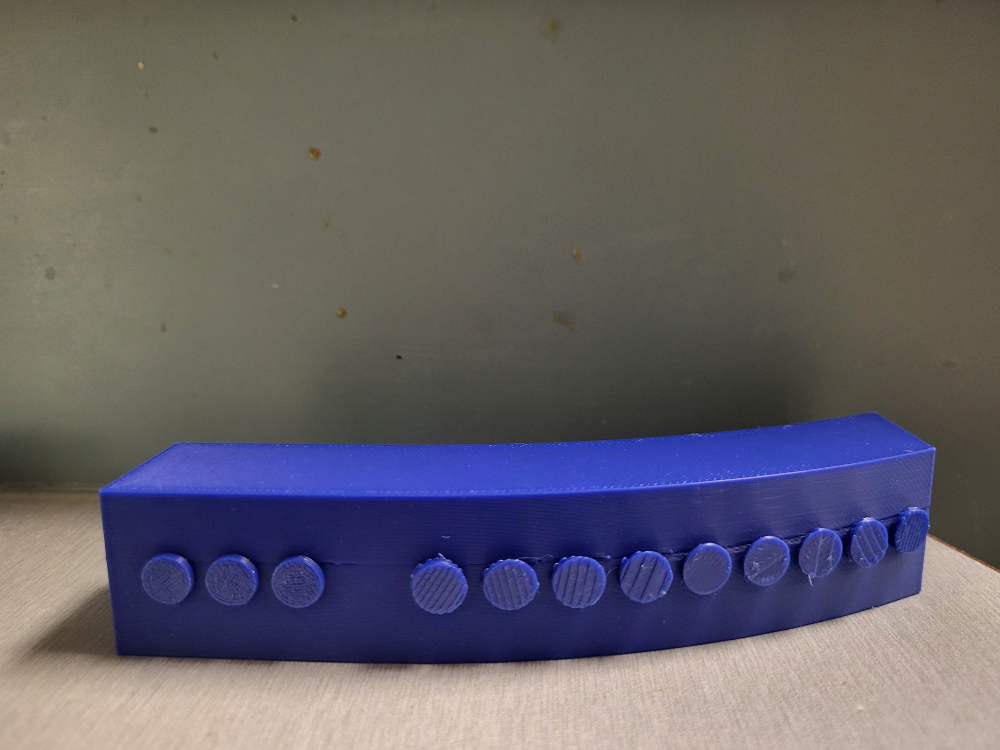
#> input picture Photos-3-001/20260503_230616.jpg, 4000 x 3000 px (shown at 1/4 size)
$ python -i detect_rivets.py   (imports and definitions only)
#> lines starting #> are read from the running program, lines starting #| are printed output that depends on the picture; after the words box and inside, x2 and y2 are one past the last pixel; in counts of white or black regions, pixels touching at a corner belong together
#> further down, picture is the input picture: shape (3000, 4000, 3); mean B, G, R 102.7, 97.2, 101.2
#!/usr/bin/env python3
"""AI-Based Detection of Low-Contrast Rivets - Midterm Baseline + Optional AI/GPU.

This script detects low-contrast rivets on a same-color 3D printed base.
It supports:
- Classical OpenCV baseline pipeline.
- Optional AI/GPU preprocessing via PyTorch (--ai-preprocess, --device cuda).

Example:
    python detect_rivets.py --folder "C:/Users/Will/Desktop/INDE 599/Photos-3-001" --output outputs --debug
    python detect_rivets.py --folder "C:/Users/Will/Desktop/INDE 599/Photos-3-001" --output outputs --debug --ai-preprocess --device cuda
"""


from __future__ import annotations

import argparse
import csv
import importlib
import importlib.util
from dataclasses import dataclass
from pathlib import Path
from typing import Iterable, Optional

import cv2
import numpy as np


@dataclass
class Detection:
    """One rivet detection in ROI coordinates."""

    x: float
    y: float
    r: float
    score: float
    method: str = "hough"


@dataclass
class DetectionResult:
    """Final result for one processed image."""

    image_path: Path
    output_path: Path
    detections: list[Detection]
    roi_xywh: tuple[int, int, int, int]
    scale: float


# [9 lines left out: function resize_keep_aspect, not called in this run]


def find_blue_object_roi(
    image: np.ndarray,
    front_band: tuple[float, float] = (0.18, 0.88),
) -> tuple[tuple[int, int, int, int], np.ndarray]:
#> called with front_band = (0.18, 0.88)
    hsv = cv2.cvtColor(image, cv2.COLOR_BGR2HSV)
#> hsv: shape (3000, 4000, 3); mean H, S, V 44.7, 69.3, 118.1

    lower_blue = np.array([85, 35, 20], dtype=np.uint8)
    upper_blue = np.array([145, 255, 255], dtype=np.uint8)
    mask = cv2.inRange(hsv, lower_blue, upper_blue)
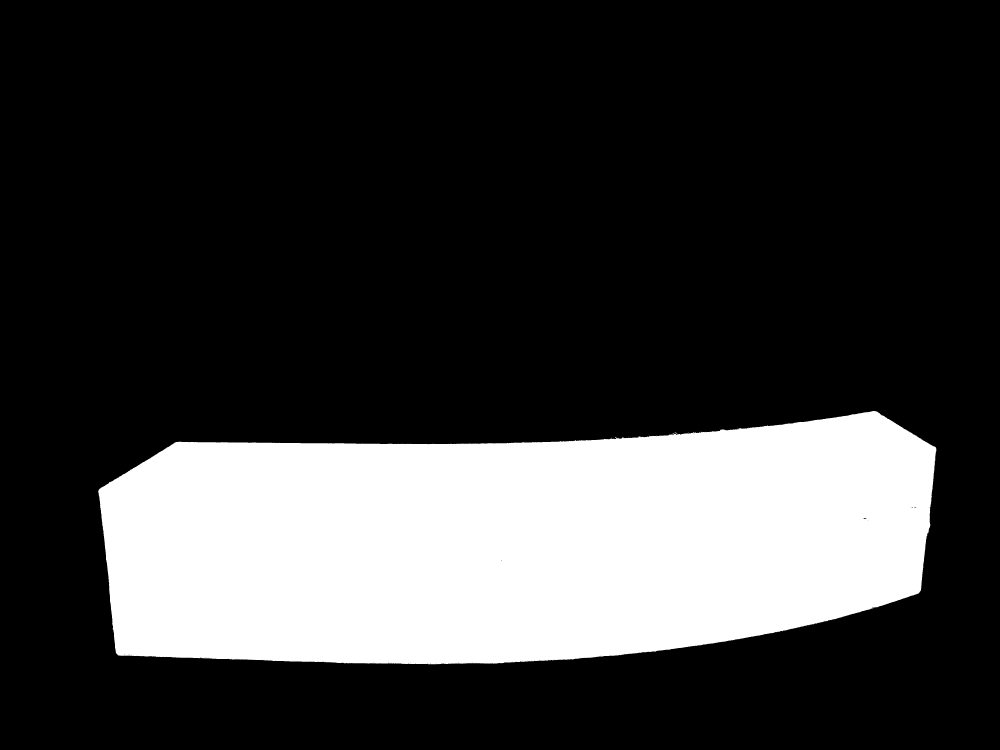
#> mask: shape (3000, 4000) (shown at 1/4 size); 23% white; 17 white regions (16 under 20 px), largest, box (x1, y1, x2, y2) and area: (393, 1644, 3746, 2657) 2763002

    kernel = cv2.getStructuringElement(cv2.MORPH_ELLIPSE, (9, 9))
    mask = cv2.morphologyEx(mask, cv2.MORPH_CLOSE, kernel, iterations=2)
#> mask: shape (3000, 4000); 23% white; 1 white region, box (x1, y1, x2, y2) and area: (393, 1644, 3746, 2657) 2764122
    mask = cv2.morphologyEx(mask, cv2.MORPH_OPEN, kernel, iterations=1)
#> mask: shape (3000, 4000); 23% white; 1 white region

    contours, _ = cv2.findContours(mask, cv2.RETR_EXTERNAL, cv2.CHAIN_APPROX_SIMPLE)
#> contours = 1 contour; box (x1, y1, x2, y2) and area: (393, 1644, 3745, 2657) 2760142
    if not contours:
        h, w = image.shape[:2]
        return (0, 0, w, h), mask

    largest = max(contours, key=cv2.contourArea)
#> largest = contour of 2919 points, box (x1, y1, x2, y2) (393, 1644, 3745, 2657), area 2760142
    x, y, w, h = cv2.boundingRect(largest)
#> x = 393; y = 1644; w = 3352; h = 1013

    pad_x = int(0.03 * w)
#> pad_x = 100
    pad_y = int(0.03 * h)
#> pad_y = 30
    x = max(0, x - pad_x)
#> x = 293
    y = max(0, y - pad_y)
#> y = 1614
    w = min(image.shape[1] - x, w + 2 * pad_x)
#> w = 3552
    h = min(image.shape[0] - y, h + 2 * pad_y)
#> h = 1073

    start_frac, end_frac = front_band
    y0 = y + int(start_frac * h)
#> y0 = 1807
    y1 = y + int(end_frac * h)
#> y1 = 2558
    y0 = max(0, min(image.shape[0] - 1, y0))
    y1 = max(y0 + 1, min(image.shape[0], y1))

    return (x, y0, w, y1 - y0), mask


# [476 lines left out: functions preprocess_roi, preprocess_roi_torch, circle_score, hough_circle_candidates, contour_ellipse_candidates, non_max_suppression and 8 more, not called in this run]


def image_files_from_folder(folder: Path) -> list[Path]:
    extensions = {".jpg", ".jpeg", ".png", ".bmp", ".tif", ".tiff"}
    return sorted(p for p in folder.iterdir() if p.suffix.lower() in extensions)


# [98 lines left out: functions build_arg_parser, main, not called in this run]


# [2 lines not run here, left out]

>>> import cv2
>>> picture = cv2.imread('Photos-3-001/20260503_230616.jpg')
>>> result = find_blue_object_roi(picture)

$ run again, on Photos-3-001/20260503_230651.jpg
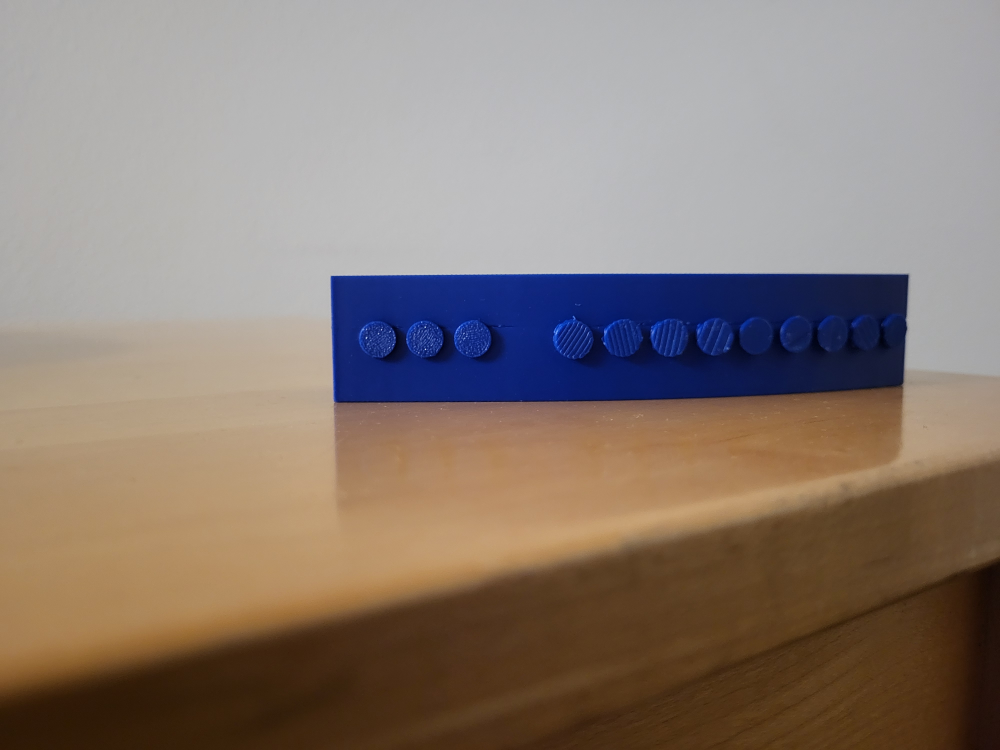
#> input picture Photos-3-001/20260503_230651.jpg, 4000 x 3000 px (shown at 1/4 size)
#> picture is the input picture: shape (3000, 4000, 3); mean B, G, R 116.2, 124.8, 138.5
#> hsv: shape (3000, 4000, 3); mean H, S, V 47.3, 89.9, 147.1
#> in find_blue_object_roi, `mask = cv2.inRange(hsv, lower_blue, upper_blue)`:
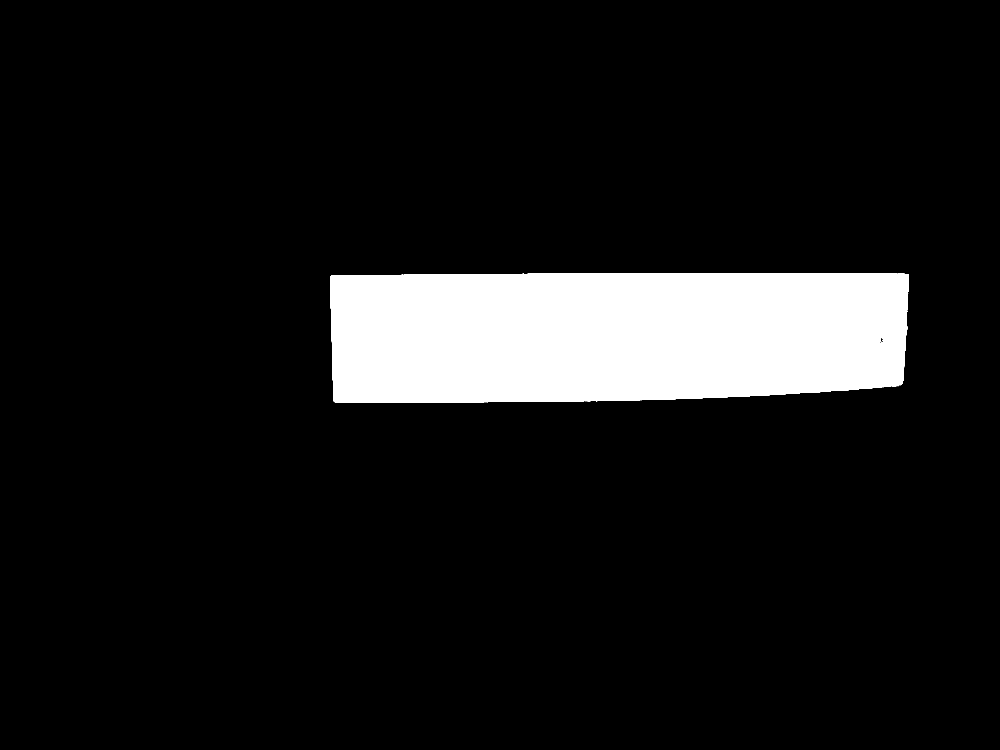
#> mask: shape (3000, 4000) (shown at 1/4 size); 9.5% white; 6 white regions (5 under 20 px), largest, box (x1, y1, x2, y2) and area: (1321, 1093, 3636, 1611) 1143253
#> contours = 1 contour; box (x1, y1, x2, y2) and area: (1321, 1093, 3636, 1611) 1140882
#> largest = contour of 638 points, box (x1, y1, x2, y2) (1321, 1093, 3636, 1611), area 1140882
#> in find_blue_object_roi, `x, y, w, h = cv2.boundingRect(largest)`: x = 1321; y = 1093; w = 2315; h = 518
#> pad_x = 69
#> pad_y = 15
#> in find_blue_object_roi, `x = max(0, x - pad_x)`: x = 1252
#> in find_blue_object_roi, `y = max(0, y - pad_y)`: y = 1078
#> in find_blue_object_roi, `w = min(image.shape[1] - x, w + 2 * pad_x)`: w = 2453
#> in find_blue_object_roi, `h = min(image.shape[0] - y, h + 2 * pad_y)`: h = 548
#> y0 = 1176
#> y1 = 1560

$ run again, on Photos-3-001/20260503_230655.jpg
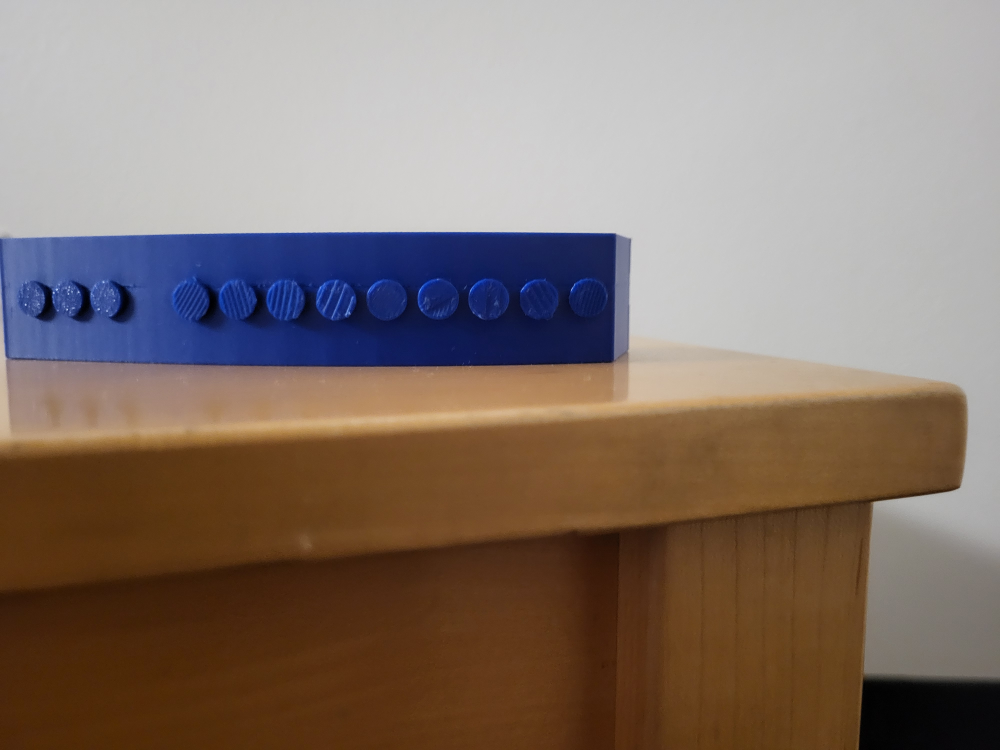
#> input picture Photos-3-001/20260503_230655.jpg, 4000 x 3000 px (shown at 1/4 size)
#> picture is the input picture: shape (3000, 4000, 3); mean B, G, R 110.4, 118.7, 133.8
#> hsv: shape (3000, 4000, 3); mean H, S, V 30.6, 101.5, 142.4
#> in find_blue_object_roi, `mask = cv2.inRange(hsv, lower_blue, upper_blue)`:
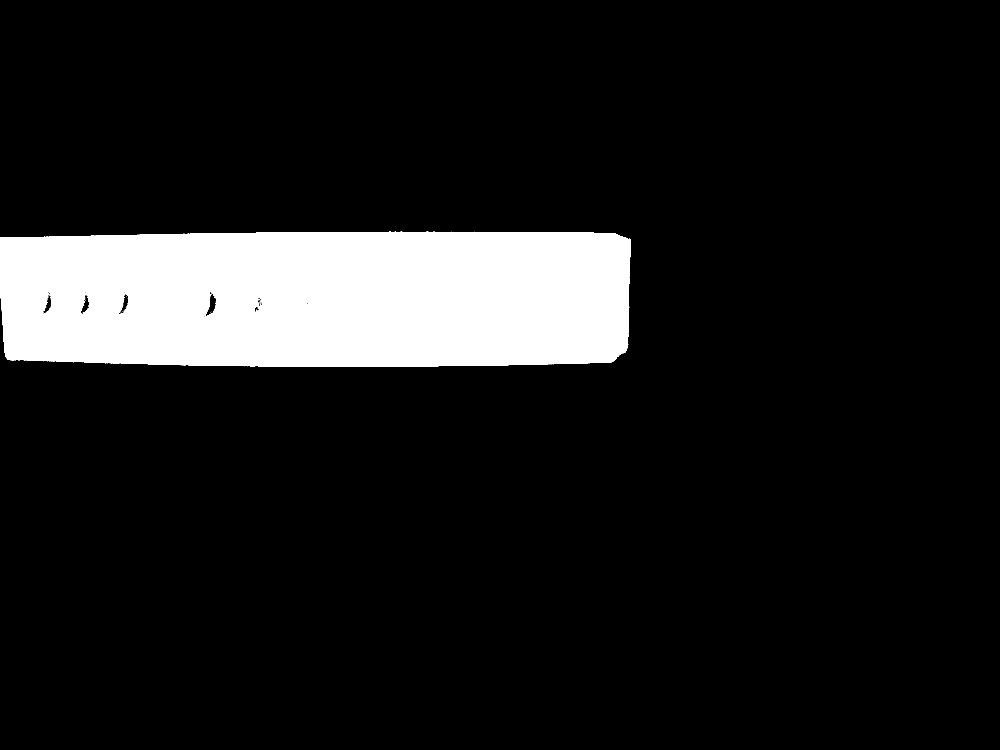
#> mask: shape (3000, 4000) (shown at 1/4 size); 10.9% white; 81 white regions (80 under 20 px), largest, box (x1, y1, x2, y2) and area: (0, 927, 2524, 1467) 1305929
#> contours = 1 contour; box (x1, y1, x2, y2) and area: (0, 927, 2523, 1467) 1311240
#> largest = contour of 927 points, box (x1, y1, x2, y2) (0, 927, 2523, 1467), area 1311240
#> in find_blue_object_roi, `x, y, w, h = cv2.boundingRect(largest)`: x = 0; y = 927; w = 2523; h = 540
#> pad_x = 75
#> pad_y = 16
#> in find_blue_object_roi, `y = max(0, y - pad_y)`: y = 911
#> in find_blue_object_roi, `w = min(image.shape[1] - x, w + 2 * pad_x)`: w = 2673
#> in find_blue_object_roi, `h = min(image.shape[0] - y, h + 2 * pad_y)`: h = 572
#> y0 = 1013
#> y1 = 1414

$ run again, on Photos-3-001/20260503_230701.jpg
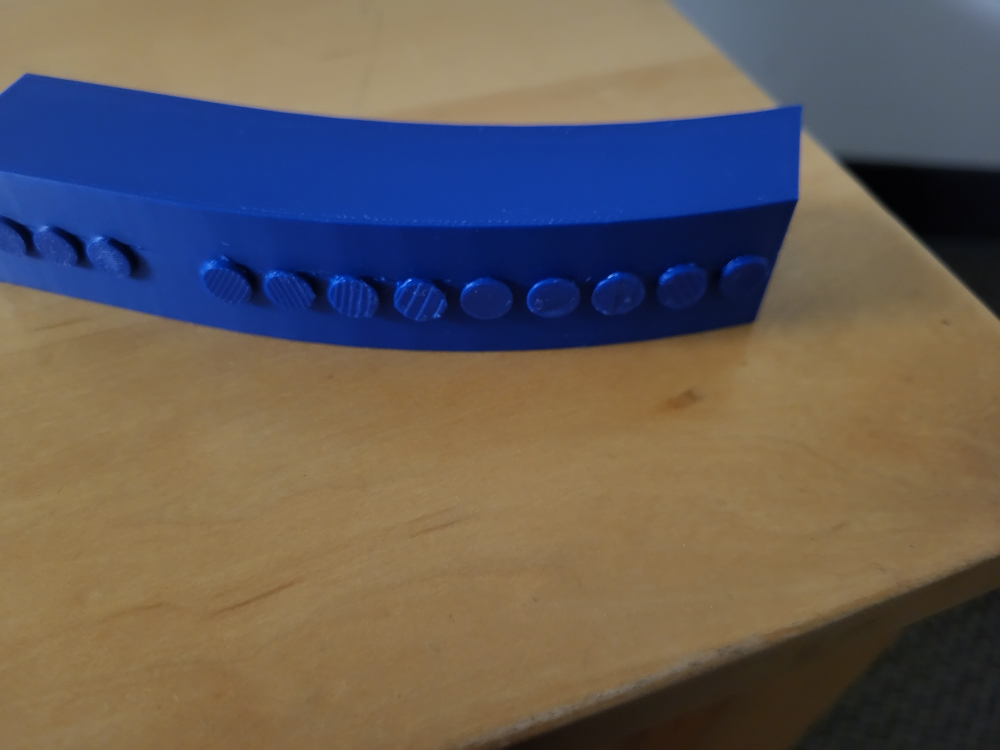
#> input picture Photos-3-001/20260503_230701.jpg, 4000 x 3000 px (shown at 1/4 size)
#> picture is the input picture: shape (3000, 4000, 3); mean B, G, R 89.1, 93.3, 101.6
#> hsv: shape (3000, 4000, 3); mean H, S, V 47.4, 130.3, 128.5
#> in find_blue_object_roi, `mask = cv2.inRange(hsv, lower_blue, upper_blue)`:
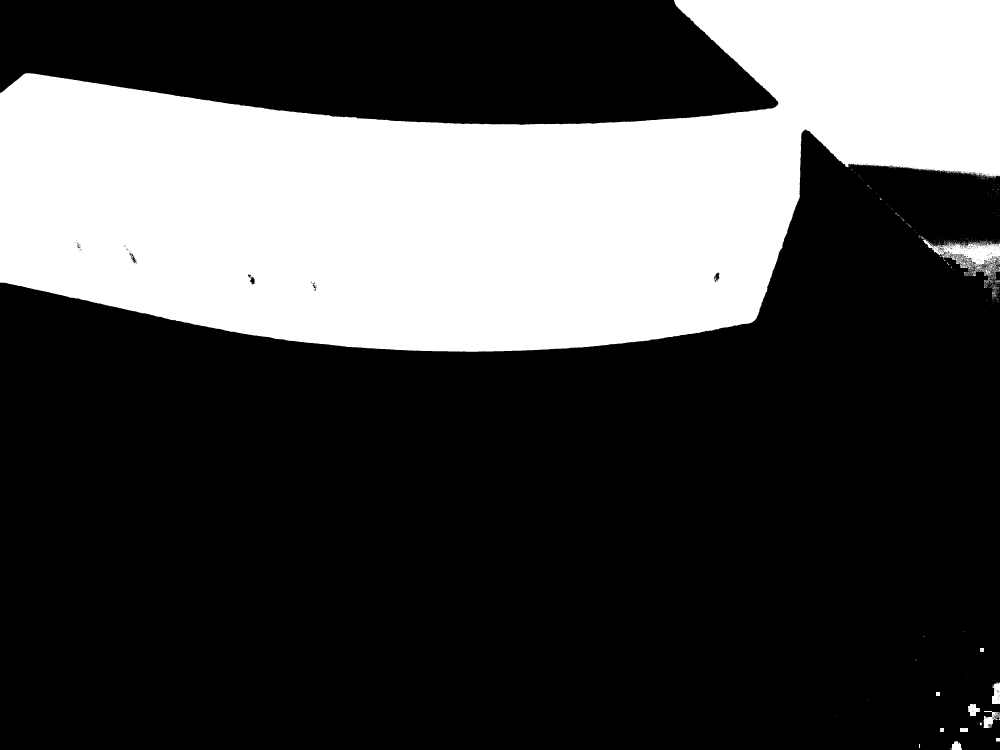
#> mask: shape (3000, 4000) (shown at 1/4 size); 29% white; 820 white regions (785 under 20 px), largest, box (x1, y1, x2, y2) and area: (0, 0, 4000, 1407) 3451955, (3690, 956, 4000, 1123) 18710, (3968, 2730, 4000, 2816) 2207
#> in find_blue_object_roi, `mask = cv2.morphologyEx(mask, cv2.MORPH_CLOSE, kernel, iterations=2)`:
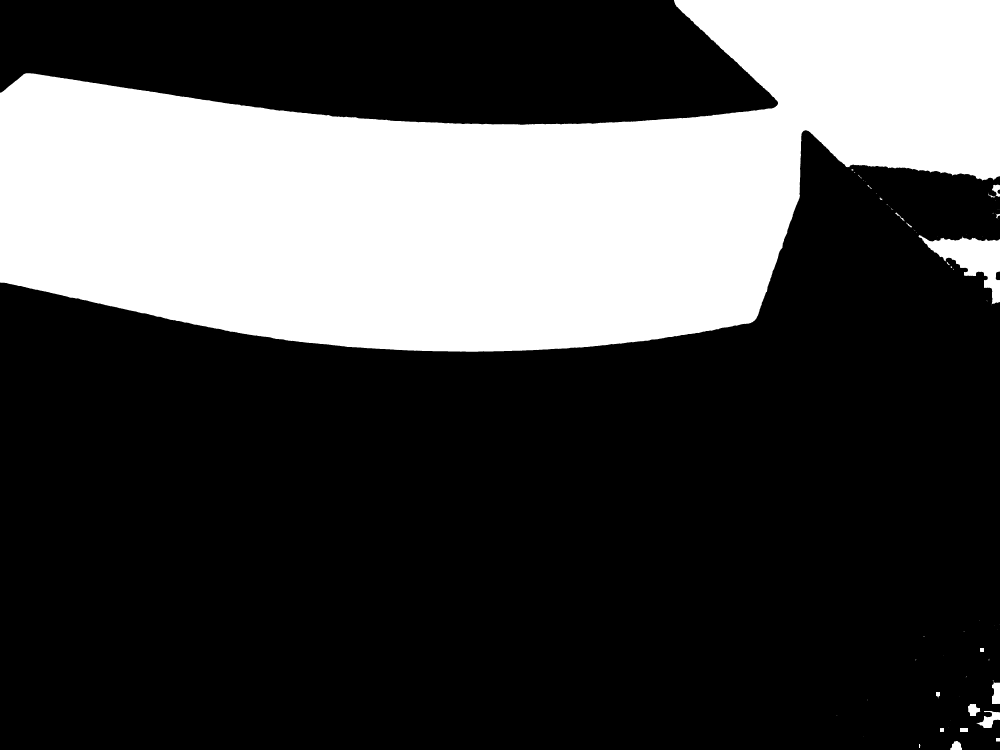
#> mask: shape (3000, 4000) (shown at 1/4 size); 29.2% white; 73 white regions (51 under 20 px), largest, box (x1, y1, x2, y2) and area: (0, 0, 4000, 1407) 3457666, (3674, 940, 4000, 1218) 35415, (3905, 2844, 4000, 2912) 3029
#> contours = 14 contours; largest, box (x1, y1, x2, y2) and area: (0, 0, 4000, 1407) 3452032, (3688, 949, 4000, 1215) 34546, (3916, 2846, 4000, 2912) 2688, (3968, 2730, 4000, 2816) 2316, (3872, 2816, 3920, 2864) 1520
#> largest = contour of 3512 points, box (x1, y1, x2, y2) (0, 0, 4000, 1407), area 3452032
#> in find_blue_object_roi, `x, y, w, h = cv2.boundingRect(largest)`: x = 0; w = 4000; h = 1407
#> pad_x = 120
#> pad_y = 42
#> in find_blue_object_roi, `h = min(image.shape[0] - y, h + 2 * pad_y)`: h = 1491
#> y0 = 268
#> y1 = 1312
